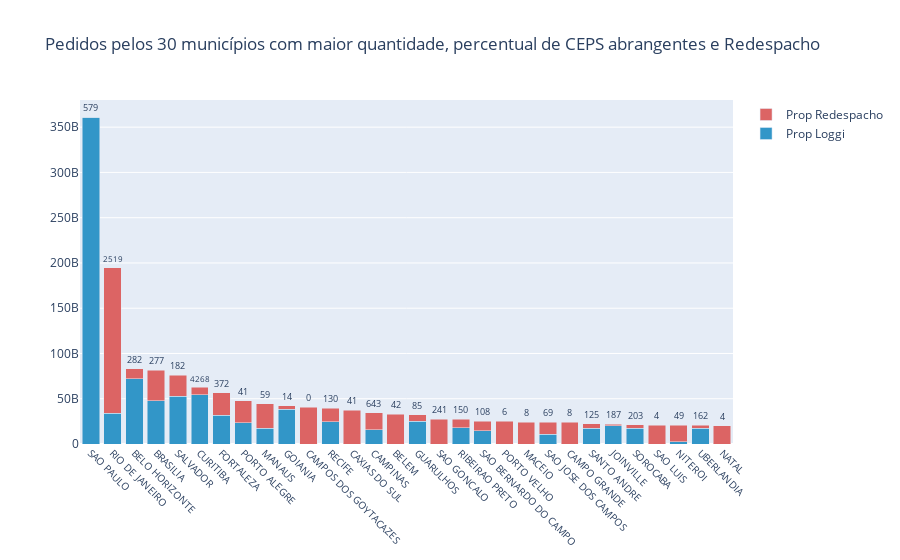

Notebook cell for this chart:
### Markdown cell above
## Como é a abrangência da Loggi dentro desses municípios? E o redespacho?

### Code cell


### Figure 1 — Plotly figure (JSON) as saved in the notebook; plotly's stock layout.template omitted (floating-point values rounded to 4 significant figures)
{"data": [{"hovertext": [99.92, 17.48, 86.58, 58.84, 69.2, 87.31, 55.74, 49.02, 39.42, 90.97, 0, 61.98, 0, 46.59, 0, 78.11, 0, 66.02, 57.88, 0, 0, 44.19, 0, 76.85, 94.18, 82.12, 0, 11.71, 85.22, 0], "marker": {"color": "rgb(50, 150, 200)"}, "name": "Prop Loggi", "type": "bar", "x": ["SAO PAULO", "RIO DE JANEIRO", "BELO HORIZONTE", "BRASILIA", "SALVADOR", "CURITIBA", "FORTALEZA", "PORTO ALEGRE", "MANAUS", "GOIANIA", "CAMPOS DOS GOYTACAZES", "RECIFE", "CAXIAS DO SUL", "CAMPINAS", "BELEM", "GUARULHOS", "SAO GONCALO", "RIBEIRAO PRETO", "SAO BERNARDO DO CAMPO", "PORTO VELHO", "MACEIO", "SAO JOSE DOS CAMPOS", "CAMPO GRANDE", "SANTO ANDRE", "JOINVILLE", "SOROCABA", "SAO LUIS", "NITEROI", "UBERLANDIA", "NATAL"], "y": [360703706209, 34071987204, 71826510258, 47878733419, 52593309910, 54516858399, 31685725304, 23461269752, 17509140208, 38369678415, 0, 24646680526, 0, 15968543458, 0, 25070321896, 0, 17903495325, 14443457216, 0, 0, 10667416407, 0, 17266846321, 20421085791, 17656312382, 0, 2430467729, 17437642494, 0]}, {"marker": {"color": "rgb(220, 100, 100)"}, "name": "Prop Redespacho", "text": [579, 2519, 282, 277, 182, 4268, 372, 41, 59, 14, 0, 130, 41, 643, 42, 85, 241, 150, 108, 6, 8, 69, 8, 125, 187, 203, 4, 49, 162, 4], "textfont": {"size": 9}, "textposition": "outside", "type": "bar", "x": ["SAO PAULO", "RIO DE JANEIRO", "BELO HORIZONTE", "BRASILIA", "SALVADOR", "CURITIBA", "FORTALEZA", "PORTO ALEGRE", "MANAUS", "GOIANIA", "CAMPOS DOS GOYTACAZES", "RECIFE", "CAXIAS DO SUL", "CAMPINAS", "BELEM", "GUARULHOS", "SAO GONCALO", "RIBEIRAO PRETO", "SAO BERNARDO DO CAMPO", "PORTO VELHO", "MACEIO", "SAO JOSE DOS CAMPOS", "CAMPO GRANDE", "SANTO ANDRE", "JOINVILLE", "SOROCABA", "SAO LUIS", "NITEROI", "UBERLANDIA", "NATAL"], "y": [304800000.0, 160800000000.0, 11130000000.0, 33490000000.0, 23410000000.0, 7927000000.0, 25160000000.0, 24400000000.0, 26910000000.0, 3811000000.0, 40641249904, 15120000000.0, 37277091458, 18310000000.0, 33052652605, 7026000000.0, 27598668036, 9215000000.0, 10510000000.0, 24935211900, 24290431353, 13470000000.0, 23959365279, 5201000000.0, 1261000000.0, 3844000000.0, 20792960164, 18330000000.0, 3023000000.0, 20372612275]}], "layout": {"barmode": "stack", "title": {"text": "Pedidos pelos 30 municípios com maior quantidade, percentual de CEPS abrangentes e Redespacho"}, "xaxis": {"categoryarray": ["d", "a", "c", "b"], "categoryorder": "array", "tickangle": 45, "tickfont": {"size": 10}}}}
